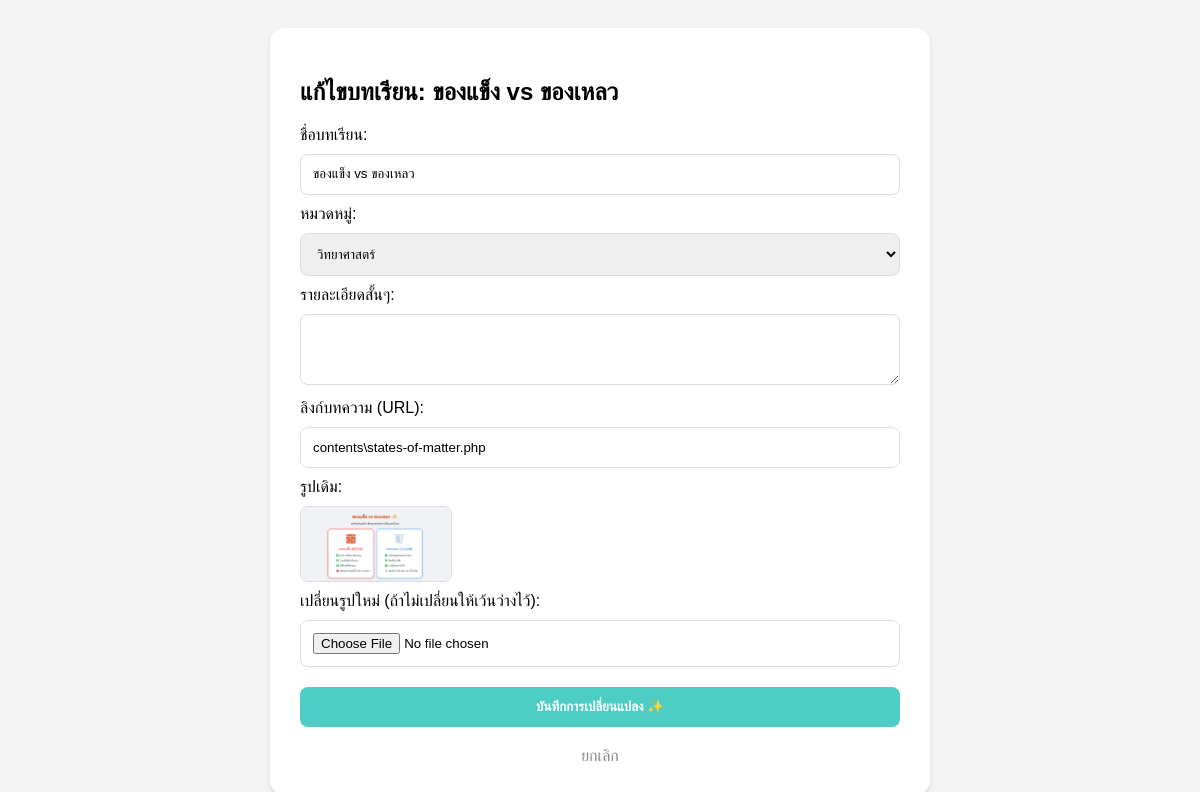
/admin/edit-lesson.php?id=3, run on the app's committed database.
### tables this page shows
CREATE TABLE `lessons` (
  `id` int(11) NOT NULL AUTO_INCREMENT,
  `title` varchar(255) NOT NULL,
  `category` varchar(100) DEFAULT NULL,
  `thumbnail` varchar(255) DEFAULT NULL,
  `content_link` varchar(255) DEFAULT NULL,
  `description` varchar(4000) DEFAULT NULL,
  `created_at` timestamp NOT NULL DEFAULT current_timestamp(),
  PRIMARY KEY (`id`)
);

### admin/edit-lesson.php (the view, shortened to what this page needs)
<?php
require_once '../includes/db_connect.php';
$id = $_GET['id'];
$res = $conn->query("SELECT * FROM lessons WHERE id = $id");
$data = $res->fetch_assoc();
?>
<!DOCTYPE html>
<html lang="th">
<head>
</head>
<body>
    <div class="edit-form">
        <h2>แก้ไขบทเรียน: <?php echo $data['title']; ?></h2>
        <form action="" method="POST" enctype="multipart/form-data">
            <label>ชื่อบทเรียน:</label>
            <input type="text" name="title" value="<?php echo $data['title']; ?>" required>
            <label>หมวดหมู่:</label>
            <select name="category">
                <option value="วิทยาศาสตร์" <?php if($data['category']=='วิทยาศาสตร์') echo 'selected'; ?>>วิทยาศาสตร์</option>
            </select>
            <label>รายละเอียดสั้นๆ:</label>
            <textarea name="description" rows="3"><?php echo $data['description']; ?></textarea>
            <label>ลิงก์บทความ (URL):</label>
            <input type="text" name="link" value="<?php echo $data['content_link']; ?>" required>
            <label>รูปเดิม:</label>
            <img src="../uploads/<?php echo $data['thumbnail']; ?>" width="150" class="current-img">
            <label>เปลี่ยนรูปใหม่ (ถ้าไม่เปลี่ยนให้เว้นว่างไว้):</label>
            <input type="file" name="thumb" accept="image/*">
            <button type="submit" name="update_lesson">บันทึกการเปลี่ยนแปลง ✨</button>
            <a href="edit-list.php" style="display:block; text-align:center; color:#888; text-decoration:none; margin-top:10px;">ยกเลิก</a>
        </form>
    </div>
</body>
</html>

### admin/edit-lesson.php (style rules this page uses)
body { font-family: sans-serif; background: #f4f4f4; padding: 20px; }
.edit-form { background: white; padding: 30px; border-radius: 15px; max-width: 600px; margin: auto; box-shadow: 0 4px 6px rgba(0,0,0,0.1); }
input, select, textarea, button { width: 100%; padding: 12px; margin: 10px 0; border: 1px solid #ddd; border-radius: 8px; box-sizing: border-box; }
button { background: #4ecdc4; color: white; border: none; font-weight: bold; cursor: pointer; }
.current-img { margin: 10px 0; display: block; border-radius: 8px; border: 1px solid #ddd; }

### data on the page
lessons: title "ของแข็ง vs ของเหลว", category "วิทยาศาสตร์", link "contents\\states-of-matter.php", thumbnail (picture)
